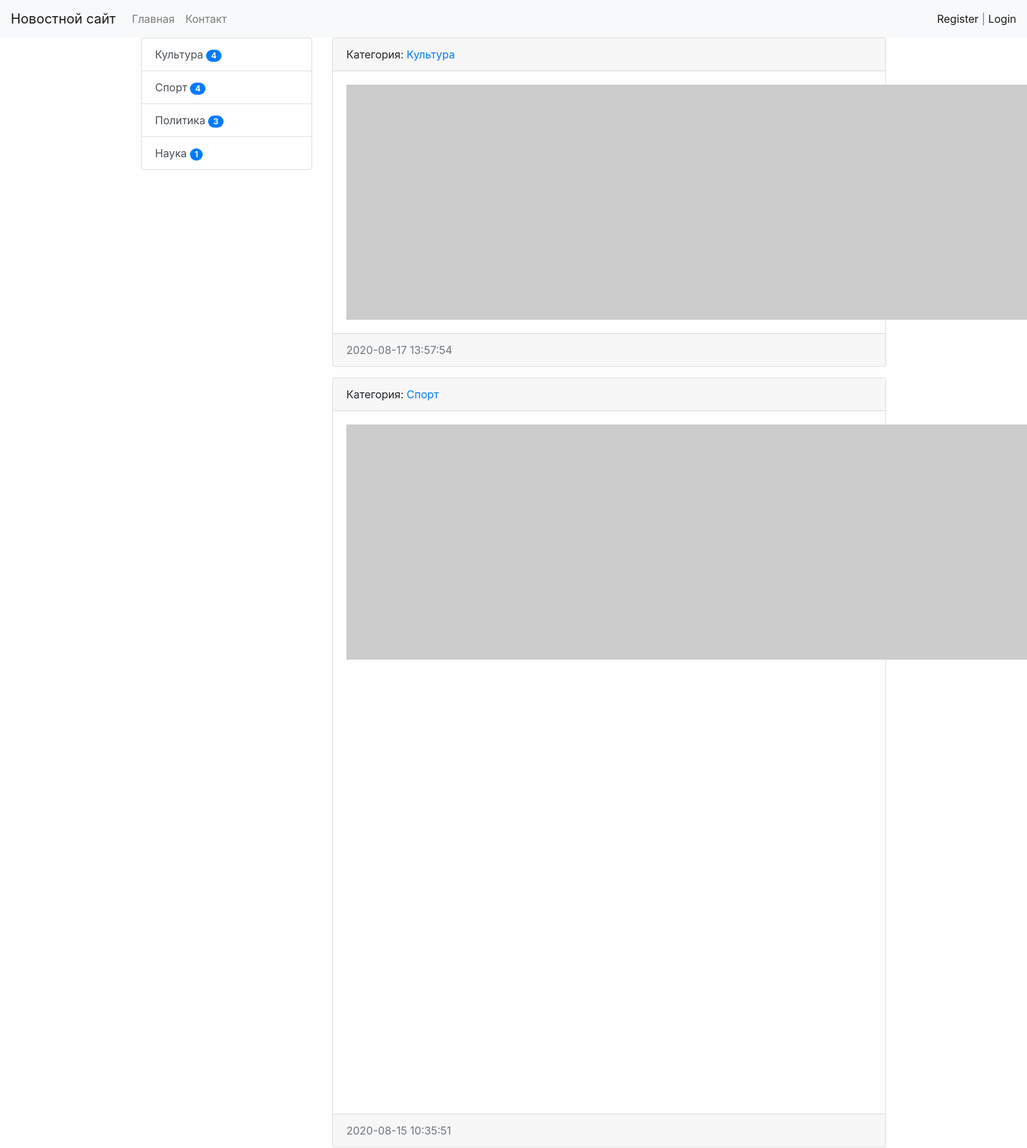
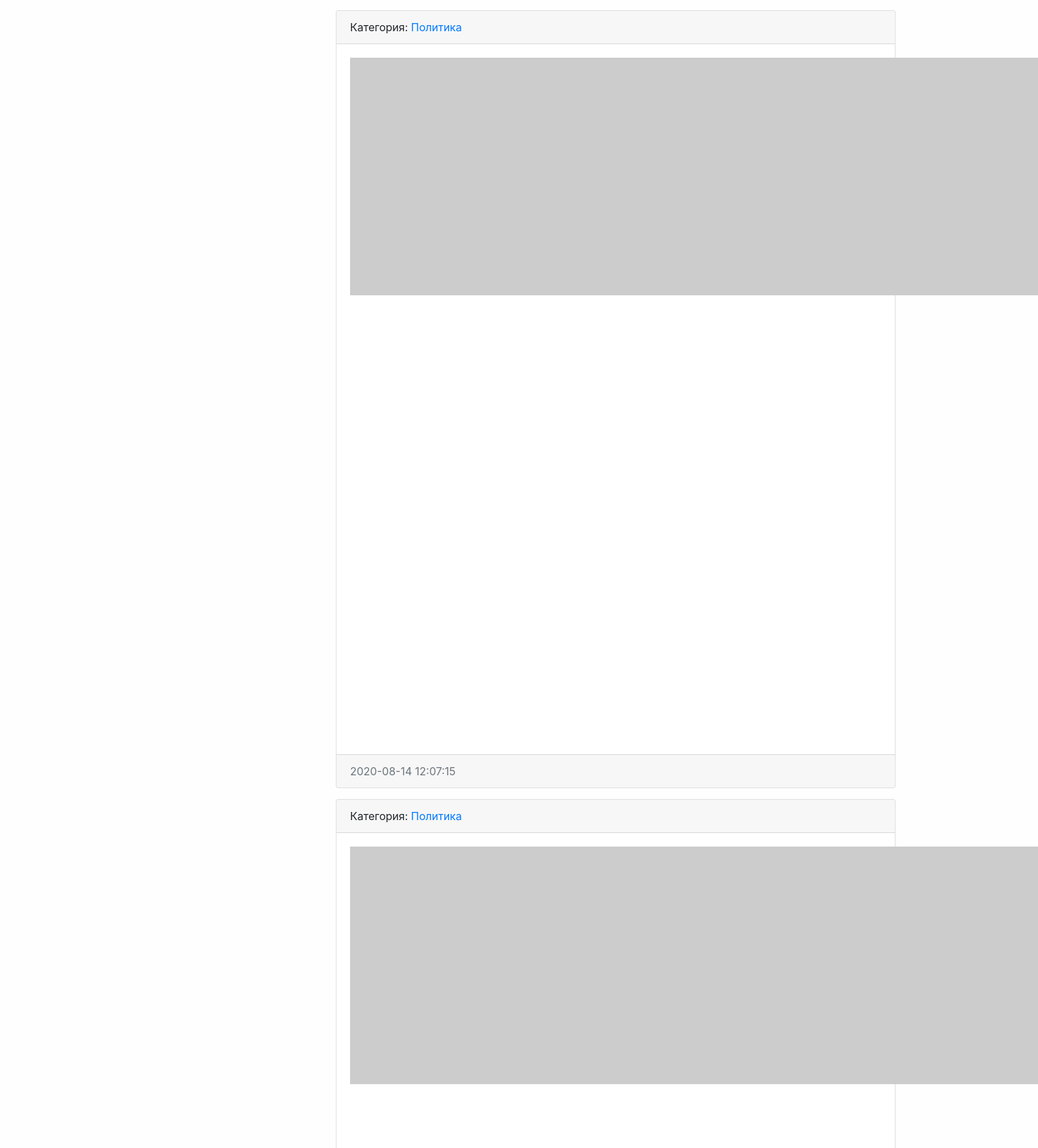
The page / (upper part) on the database its author committed (2 pictures, top to bottom).
### news/models.py (models this page shows, shortened)
class Category(models.Model):
    title = models.CharField(verbose_name='Наименование категории', max_length=150, db_index=True)
    def get_absolute_url(self):
        return reverse('category', kwargs={'category_id': self.pk})
    def __str__(self):
        return self.title
    class Meta:
        verbose_name = 'Категорию'
        verbose_name_plural = 'Категории'
        ordering = ['title']

class News(models.Model):
    title = models.CharField(verbose_name='Наименование', max_length=150)
    content = models.TextField(verbose_name='Контент', blank=True)
    created_at = models.DateTimeField(verbose_name='Дата публикации', auto_now_add=True)
    updated_at = models.DateTimeField(verbose_name='Обновлено', auto_now=True)
    photo = models.ImageField(verbose_name='Фото', upload_to='photos/%Y/%m/%d/', blank=True)
    is_published = models.BooleanField(verbose_name='Опубликовано', default=True)
    category = models.ForeignKey('Category', on_delete=models.PROTECT, verbose_name='Категория')
    views_count = models.IntegerField(default=0)
    def get_absolute_url(self):
        return reverse('view_news', kwargs={'pk': self.pk})
    class Meta:
        verbose_name = 'Новость'
        verbose_name_plural = 'Новости'
        ordering = ['-created_at']

### news/views.py (the view)
# urls.py: path('', HomeNewsView.as_view(), name='home'),
class HomeNewsView(MyMixin, ListView):
    model = News
    template_name = 'news/home_news_list.html'
    context_object_name = 'news'
    paginate_by = 10
    def get_context_data(self, *, object_list=None, **kwargs):
        context = super().get_context_data(**kwargs)
        context['title'] = self.get_upper(s='Главная страница')
        return context
    def get_queryset(self):
        return News.objects.filter(is_published=True).select_related('category')

### news/templatetags/news_tags.py (called while the page is built)
@register.inclusion_tag('news/list_categories.html')
def show_categories():
    categories = cache.get('categories')
    if not categories:
        categories = Category.objects.annotate(cnt=Count('news', filter=F('news__is_published'))).filter(cnt__gt=0)
        cache.set('categories', categories, 30)
    return {'categories': categories}

### news/utils.py (called while the page is built)
    def get_upper(self, s):
        if isinstance(s, str):
            return s.upper()
        else:
            return s.title.upper()

### news/templates/news/home_news_list.html (shortened to what this page needs)
{% extends "base.html" %}
{% block sidebar %}
{%include 'inc/_sidebar.html'%}
{% endblock %}
{% block content %}
{%for item in news %}
<div class="card mb-3">
    <div class="card-header">
        Категория: <a href="{{item.category.get_absolute_url}}">{{item.category}}</a>
    </div>
    <div class="card-body">
        <div class="media">
            {%if item.photo %}
            <img src="{{item.photo.url}}" alt="" width="350" class="mr-3">
            {%else%}
            <img src="https://picsum.photos/id/1060/350/235/" alt="" class="mr-3">
            {%endif%}
        </div>
    </div>
    <div class="card-footer text-muted">
        {{item.created_at|date:"Y-m-d H:i:s"}}
    </div>
</div>
{%endfor%}
{% endblock %}

### news/templates/news/list_categories.html
<div class="list-group">
    {%for item in categories %}
    <a href="{{item.get_absolute_url}}" class="list-group-item list-group-item-action">{{item.title}} <span
            class="badge badge-primary badge-pill">{{item.cnt}}</span></a>
    {%endfor%}
</div>

### mysite/static/css/style.css (style rules this page uses)
body { background-color: #fefefe; }

### rows shown on the page
Category: title "Культура", cnt "4"
Category: title "Спорт", cnt "4"
Category: title "Политика", cnt "3"
Category: title "Наука", cnt "1"
News: category "Культура", created_at "2020-08-17 13:57:54"
News: category "Спорт", created_at "2020-08-15 10:35:51"
News: category "Политика", created_at "2020-08-14 12:07:15"
News: category "Политика"
